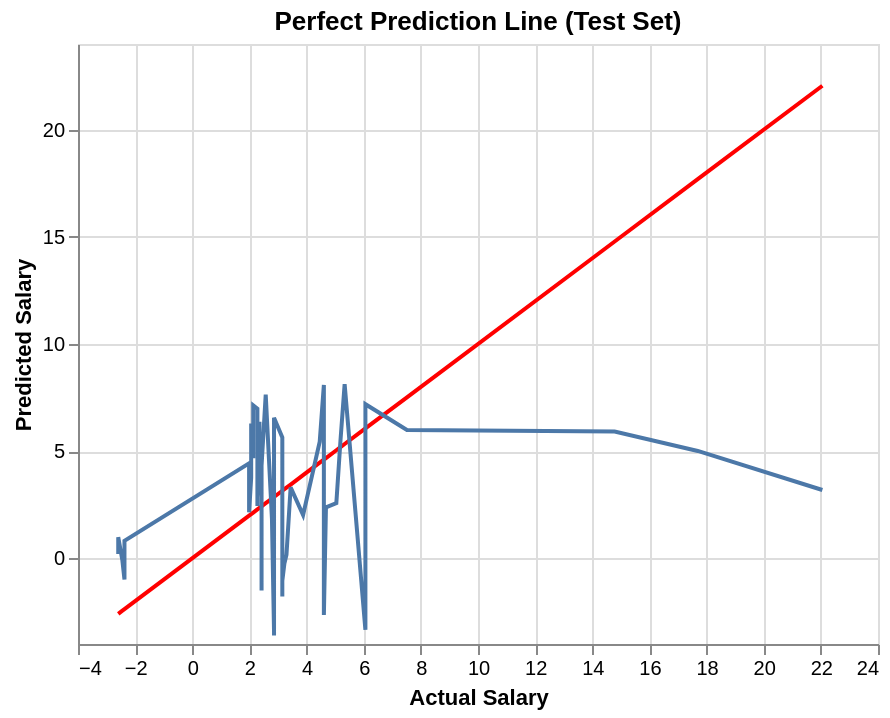

The notebook cell saved with this chart:
### Markdown cell above
This visualization compares actual vs. predicted salaries for fit_intercept=False, using a 45-degree line to highlight deviations from perfect predictions and assess model performance visually.

### Code cell
import altair as alt
import pandas as pd

# Create a DataFrame for the perfect prediction line
perfect_test_data = pd.DataFrame({
    'Actual': y_test['Salary'],
    'Predicted': y_test['Salary']  # Represents the scenario where predictions match actual values perfectly
})

# Create the chart for the perfect prediction line
perfect_test_line = alt.Chart(perfect_test_data).mark_line(color='red').encode(
    x=alt.X('Actual:Q', title='Actual Salary'),
    y=alt.Y('Predicted:Q', title='Predicted Salary')
).properties(
    title='Perfect Prediction Line (Test Set)'
)

# Create a DataFrame for actual vs. predicted values with fit_intercept=True
pred_chart_test_data_true = pd.DataFrame({
    'Actual': y_test['Salary'],
    'Predicted': y_pred_test_true.flatten()
})

# Create the chart for actual vs. predicted values
pred_chart_test_true = alt.Chart(pred_chart_test_data_true).mark_line().encode(
    x=alt.X('Actual:Q', title='Actual Salary'),
    y=alt.Y('Predicted:Q', title='Predicted Salary'),
    tooltip=['Actual:Q', 'Predicted:Q']
).properties(
    title='Actual vs. Predicted Salaries (fit_intercept=True)'
)

# Combine the perfect prediction line with the model predictions
final_test_chart = perfect_test_line + pred_chart_test_true

# Display the combined chart
final_test_chart.display()

### Figure 1 — Vega-Lite specification as saved in the notebook (floating-point values rounded to 4 significant figures)
{"config": {"view": {"continuousWidth": 400, "continuousHeight": 300}}, "layer": [{"data": {"name": "data-b86e333b4a27b7f1905eb12102168b33"}, "mark": {"type": "line", "color": "red"}, "encoding": {"x": {"field": "Actual", "title": "Actual Salary", "type": "quantitative"}, "y": {"field": "Predicted", "title": "Predicted Salary", "type": "quantitative"}}, "title": "Perfect Prediction Line (Test Set)"}, {"data": {"name": "data-6f9863f982dda8da8c64ca0ac939208e"}, "mark": "line", "encoding": {"tooltip": [{"field": "Actual", "type": "quantitative"}, {"field": "Predicted", "type": "quantitative"}], "x": {"field": "Actual", "title": "Actual Salary", "type": "quantitative"}, "y": {"field": "Predicted", "title": "Predicted Salary", "type": "quantitative"}}, "title": "Actual vs. Predicted Salaries (fit_intercept=True)"}], "$schema": "https://vega.github.io/schema/vega-lite/v4.17.0.json", "datasets": {"data-b86e333b4a27b7f1905eb12102168b33": [{"Actual": 4.606, "Predicted": 4.606}, {"Actual": -2.374, "Predicted": -2.374}, {"Actual": 3.151, "Predicted": 3.151}, {"Actual": 2.425, "Predicted": 2.425}, {"Actual": 4.678, "Predicted": 4.678}, {"Actual": 2.279, "Predicted": 2.279}, {"Actual": 6.059, "Predicted": 6.059}, {"Actual": 6.059, "Predicted": 6.059}, {"Actual": -2.374, "Predicted": -2.374}, {"Actual": 2.861, "Predicted": 2.861}, {"Actual": 2.425, "Predicted": 2.425}, {"Actual": 3.151, "Predicted": 3.151}, {"Actual": 17.69, "Predicted": 17.69}, {"Actual": -2.592, "Predicted": -2.592}, {"Actual": 3.151, "Predicted": 3.151}, {"Actual": 4.606, "Predicted": 4.606}, {"Actual": 3.151, "Predicted": 3.151}, {"Actual": 2.061, "Predicted": 2.061}, {"Actual": 2.352, "Predicted": 2.352}, {"Actual": 5.042, "Predicted": 5.042}, {"Actual": 5.332, "Predicted": 5.332}, {"Actual": 2.279, "Predicted": 2.279}, {"Actual": 2.425, "Predicted": 2.425}, {"Actual": 3.297, "Predicted": 3.297}, {"Actual": 6.059, "Predicted": 6.059}, {"Actual": -2.592, "Predicted": -2.592}, {"Actual": 3.878, "Predicted": 3.878}, {"Actual": 3.151, "Predicted": 3.151}, {"Actual": 2.425, "Predicted": 2.425}, {"Actual": 2.788, "Predicted": 2.788}, {"Actual": 1.988, "Predicted": 1.988}, {"Actual": 2.061, "Predicted": 2.061}, {"Actual": 22.05, "Predicted": 22.05}, {"Actual": 3.151, "Predicted": 3.151}, {"Actual": 2.279, "Predicted": 2.279}, {"Actual": 2.279, "Predicted": 2.279}, {"Actual": 2.061, "Predicted": 2.061}, {"Actual": 14.78, "Predicted": 14.78}, {"Actual": 6.059, "Predicted": 6.059}, {"Actual": 3.224, "Predicted": 3.224}, {"Actual": -2.446, "Predicted": -2.446}, {"Actual": 5.187, "Predicted": 5.187}, {"Actual": 3.442, "Predicted": 3.442}, {"Actual": 7.513, "Predicted": 7.513}, {"Actual": 2.57, "Predicted": 2.57}, {"Actual": 2.134, "Predicted": 2.134}, {"Actual": 2.352, "Predicted": 2.352}, {"Actual": 2.861, "Predicted": 2.861}, {"Actual": 1.988, "Predicted": 1.988}, {"Actual": 2.861, "Predicted": 2.861}, {"Actual": 2.425, "Predicted": 2.425}, {"Actual": 4.46, "Predicted": 4.46}, {"Actual": 4.606, "Predicted": 4.606}, {"Actual": 2.134, "Predicted": 2.134}], "data-6f9863f982dda8da8c64ca0ac939208e": [{"Actual": 4.606, "Predicted": 8.088}, {"Actual": -2.374, "Predicted": -0.9913}, {"Actual": 3.151, "Predicted": 5.639}, {"Actual": 2.425, "Predicted": 2.853}, {"Actual": 4.678, "Predicted": 2.374}, {"Actual": 2.279, "Predicted": 6.976}, {"Actual": 6.059, "Predicted": -3.338}, {"Actual": 6.059, "Predicted": -0.4421}, {"Actual": -2.374, "Predicted": 0.8114}, {"Actual": 2.861, "Predicted": -3.421}, {"Actual": 2.425, "Predicted": -1.504}, {"Actual": 3.151, "Predicted": 4.975}, {"Actual": 17.69, "Predicted": 5.009}, {"Actual": -2.592, "Predicted": 0.1979}, {"Actual": 3.151, "Predicted": 5.087}, {"Actual": 4.606, "Predicted": 7.961}, {"Actual": 3.151, "Predicted": 5.462}, {"Actual": 2.061, "Predicted": 3.762}, {"Actual": 2.352, "Predicted": 6.368}, {"Actual": 5.042, "Predicted": 2.573}, {"Actual": 5.332, "Predicted": 8.127}, {"Actual": 2.279, "Predicted": 2.443}, {"Actual": 2.425, "Predicted": 5.66}, {"Actual": 3.297, "Predicted": 0.172}, {"Actual": 6.059, "Predicted": 5.06}, {"Actual": -2.592, "Predicted": 0.9828}, {"Actual": 3.878, "Predicted": 2.019}, {"Actual": 3.151, "Predicted": -1.784}, {"Actual": 2.425, "Predicted": 5.424}, {"Actual": 2.788, "Predicted": 1.844}, {"Actual": 1.988, "Predicted": 4.435}, {"Actual": 2.061, "Predicted": 5.016}, {"Actual": 22.05, "Predicted": 3.187}, {"Actual": 3.151, "Predicted": -1.049}, {"Actual": 2.279, "Predicted": 6.432}, {"Actual": 2.279, "Predicted": 3.826}, {"Actual": 2.061, "Predicted": 6.285}, {"Actual": 14.78, "Predicted": 5.911}, {"Actual": 6.059, "Predicted": 7.192}, {"Actual": 3.224, "Predicted": -0.2424}, {"Actual": -2.446, "Predicted": -0.102}, {"Actual": 5.187, "Predicted": 5.498}, {"Actual": 3.442, "Predicted": 3.309}, {"Actual": 7.513, "Predicted": 5.992}, {"Actual": 2.57, "Predicted": 7.635}, {"Actual": 2.134, "Predicted": 4.67}, {"Actual": 2.352, "Predicted": 4.477}, {"Actual": 2.861, "Predicted": -3.601}, {"Actual": 1.988, "Predicted": 2.143}, {"Actual": 2.861, "Predicted": 6.557}, {"Actual": 2.425, "Predicted": 4.323}, {"Actual": 4.46, "Predicted": 5.444}, {"Actual": 4.606, "Predicted": -2.65}, {"Actual": 2.134, "Predicted": 7.13}]}}
